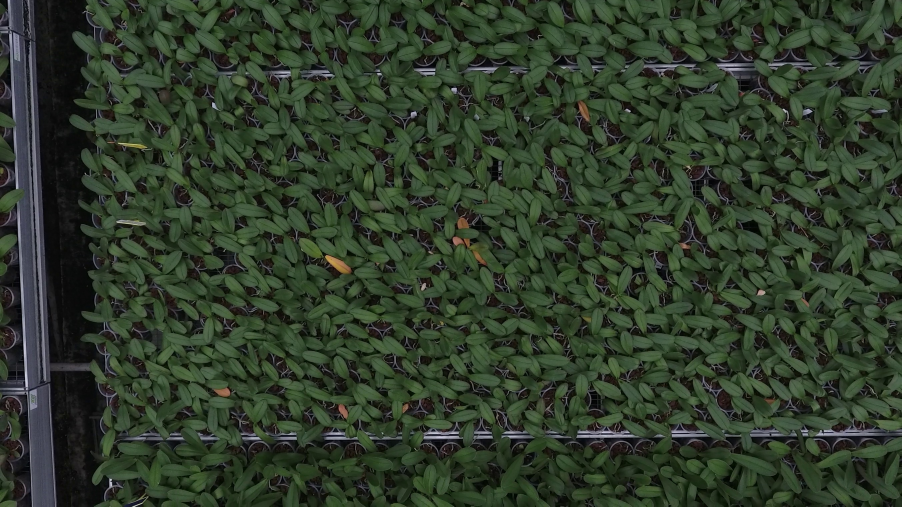
#> input picture resources/images/002.jpeg, 2704 x 1520 px (shown at 1/3 size)
$ python sick-plants-detector.py
#> lines starting #> are read from the running program, lines starting #| are printed output that depends on the picture; after the words box and inside, x2 and y2 are one past the last pixel; in counts of white or black regions, pixels touching at a corner belong together
import cv2
import glob
import copy
import numpy as np


imageScaleFactor = 45
reference_image = cv2.imread("resources/images/002.jpeg")
#> reference_image is the input picture: shape (1520, 2704, 3); mean B, G, R 42.7, 59.9, 47.3
dir = 'resources/images/0*.jpeg'

# Overall filter values to isolate for sick leaves + FPs
LABmin = np.array([68, 123, 138], np.uint8)
LABmax = np.array([255, 162, 255], np.uint8)

# Range filter values for healthy leaves
LABmin_healthy = np.array([0, 83, 124], np.uint8)
LABmax_healthy = np.array([255, 129, 188], np.uint8)
# OLD --- LABmax_healthy = np.array([192, 124, 171], np.uint8)

# Range filter values for terrain
LABmin_terrain = np.array([0, 129, 0], np.uint8)
LABmax_terrain = np.array([255, 255, 148], np.uint8)

# Range filter values for yellow leaves and tags (FPs)
HSVmin_yellow = np.array([19, 80, 174], np.uint8)
HSVmax_yellow = np.array([33, 255, 255], np.uint8)


def stackingWindows():
    """
    Stacks the 4 panels that represent the keypoints of
    the filtering pipeline

    """
    space = 50
    offset = 70
    cv2.moveWindow("Original image", space, space)
    cv2.moveWindow("Keypoints original", space, hsize + space + offset)
    cv2.moveWindow("Color matched", wsize + space, space)
    cv2.moveWindow("Keypoints Dark", wsize + space, hsize + space + offset)


# [21 lines left out: function filterInRange, not called in this run]


def filterNotInRange(frame, min, max, colorMode):
    """
    Filters the pixel that are NOT in the specified color
    range, following the specified colorMode.

    :param frame: BGR image.
    :param min: min color val.
    :param max: max color val.
    :param colorMode: Color space conversion.
    :return: filtered frame in BGR
    returns image with pixels in range

    """

    tempFrame = cv2.cvtColor(frame, colorMode)

    mask = cv2.inRange(tempFrame, min, max)

    filtered_frame = cv2.bitwise_and(frame, frame, mask=mask)

    return filtered_frame


def closing(img, kernel):
    """
    Dilatation followed by erosion, fills small holes in image
    based on kernel size.

    :param img: frame.
    :param kernel: size of the filling element.
    :return: post-processed frame.

    """
    return cv2.morphologyEx(img, cv2.MORPH_CLOSE, kernel)


def opening(img, kernel):
    """
    Erosion followed by dilatation, deletes spots on background
    based on kernel size.

    :param img: frame.
    :param kernel: size of the filling element.
    :return: post-processed frame.

    """
    return cv2.morphologyEx(img, cv2.MORPH_OPEN, kernel)


def differentialNode(input, filter):
    """
    Method that takes the

    :param input: frame.
    :param filter: what is going to be removed.
    :return: post-processed frame.

    """
    return cv2.subtract(input, filter)


def filteringEngine(original, debug=False):
    """
    Main filtering pipeline for a frame.

    :param original: frame to filter.
    :param debug: shows all intermediate steps in single panels.
    :return: post-processed frame.

    """

    processedImage1 = filterNotInRange(original, LABmin_healthy, LABmax_healthy, cv2.COLOR_BGR2LAB)
    processedImage2 = filterNotInRange(original, LABmin_terrain, LABmax_terrain, cv2.COLOR_BGR2LAB)
    # Image containing many FPs
    processedImage3 = filterNotInRange(original, HSVmin_yellow, HSVmax_yellow, cv2.COLOR_BGR2HSV)

    sum1 = cv2.add(processedImage1, processedImage2)
    sub1 = differentialNode(original, sum1)

    processedImage = filterNotInRange(sub1, LABmin, LABmax, cv2.COLOR_BGR2LAB)
    # sum2 = cv2.add(processedImage, processedImage3)

    kernel = np.ones((6, 6), np.uint8)
    temp = closing(processedImage, kernel)

    kernel = np.ones((3, 3), np.uint8)
    out = opening(temp, kernel)

    if debug:
        cv2.imshow('processedImage1', processedImage1)
        cv2.imshow('processedImage2', processedImage2)
        cv2.imshow('processedImage3', processedImage3)
        cv2.imshow('sum1', sum1)
        cv2.imshow('sub1', sub1)
        cv2.imshow('processedImage', processedImage)
        cv2.imshow('sum2', sum2)
        cv2.imshow('out', out)

    return out


def blob_detector(filtered_frame, original_frame):
    """
    Detects blobs. Uses as reference image for finding blobs filtered_frame
    and draws red circles in original frame.

    :param filtered_frame: frame post-processed.
    :param original_frame: inital frame.
    :return: returns image with circles drawn both on filtered_frame and
    original_frame.
    """

    # create a bi-color image.
    hsv = cv2.cvtColor(filtered_frame, cv2.COLOR_BGR2HSV)
    _, saturation, _ = cv2.split(hsv)
    _, thresholded = cv2.threshold(saturation, 0, 255, cv2.THRESH_BINARY + cv2.THRESH_OTSU)
    thresholded = cv2.bitwise_not(thresholded)

    # Setup SimpleBlobDetector parameters.
    params = cv2.SimpleBlobDetector_Params()

    params.filterByConvexity = False
    params.filterByInertia = False
    params.filterByArea = False
    # params.minArea = 12

    detector = cv2.SimpleBlobDetector_create(params)
    keypoints = detector.detect(thresholded)

    # Draw detected blobs as red circles.
    keypointsOriginal = cv2.drawKeypoints(original_frame, keypoints, np.array([]), (0, 0, 255),
                                          cv2.DRAW_MATCHES_FLAGS_DRAW_RICH_KEYPOINTS)
    keypointsDark = cv2.drawKeypoints(filtered_frame, keypoints, np.array([]), (0, 0, 255),
                                            cv2.DRAW_MATCHES_FLAGS_DRAW_RICH_KEYPOINTS)

    return keypointsOriginal, keypointsDark


def color_transfer(source, target, clip=True, preserve_paper=True):
    """
    Transfers the color distribution from the source to the target
    image using the mean and standard deviations of the L*a*b*
    color space.
    This implementation is (loosely) based on to the "Color Transfer
    between Images" paper by Reinhard et al., 2001.
    Parameters:
    -------
    source: NumPy array
        OpenCV image in BGR color space (the source image)
    target: NumPy array
        OpenCV image in BGR color space (the target image)
    clip: Should components of L*a*b* image be scaled by np.clip before
        converting back to BGR color space?
        If False then components will be min-max scaled appropriately.
        Clipping will keep target image brightness truer to the input.
        Scaling will adjust image brightness to avoid washed out portions
        in the resulting color transfer that can be caused by clipping.
    preserve_paper: Should color transfer strictly follow methodology
        layed out in original paper? The method does not always produce
        aesthetically pleasing results.
        If False then L*a*b* components will scaled using the reciprocal of
        the scaling factor proposed in the paper.  This method seems to produce
        more consistently aesthetically pleasing results
    Returns:
    -------
    transfer: NumPy array
        OpenCV image (w, h, 3) NumPy array (uint8)

    """
    # convert the images from the RGB to L*ab* color space, being
    # sure to utilizing the floating point data type (note: OpenCV
    # expects floats to be 32-bit, so use that instead of 64-bit)
    source = cv2.cvtColor(source, cv2.COLOR_BGR2LAB).astype("float32")
    target = cv2.cvtColor(target, cv2.COLOR_BGR2LAB).astype("float32")

    # compute color statistics for the source and target images
    (lMeanSrc, lStdSrc, aMeanSrc, aStdSrc, bMeanSrc, bStdSrc) = image_stats(source)
    (lMeanTar, lStdTar, aMeanTar, aStdTar, bMeanTar, bStdTar) = image_stats(target)

    # subtract the means from the target image
    (l, a, b) = cv2.split(target)
    l -= lMeanTar
    a -= aMeanTar
    b -= bMeanTar

    if preserve_paper:
        # scale by the standard deviations using paper proposed factor
        l = (lStdTar / lStdSrc) * l
        a = (aStdTar / aStdSrc) * a
        b = (bStdTar / bStdSrc) * b
    else:
        # scale by the standard deviations using reciprocal of paper proposed factor
        l = (lStdSrc / lStdTar) * l
        a = (aStdSrc / aStdTar) * a
        b = (bStdSrc / bStdTar) * b

    # add in the source mean
    l += lMeanSrc
    a += aMeanSrc
    b += bMeanSrc

    # clip/scale the pixel intensities to [0, 255] if they fall
    # outside this range
    l = _scale_array(l, clip=clip)
    a = _scale_array(a, clip=clip)
    b = _scale_array(b, clip=clip)

    # merge the channels together and convert back to the RGB color
    # space, being sure to utilize the 8-bit unsigned integer data
    # type
    transfer = cv2.merge([l, a, b])
    transfer = cv2.cvtColor(transfer.astype("uint8"), cv2.COLOR_LAB2BGR)

    # return the color transferred image
    return transfer


def image_stats(image):
    """
    Parameters:
    -------
    image: NumPy array
        OpenCV image in L*a*b* color space
    Returns:
    -------
    Tuple of mean and standard deviations for the L*, a*, and b*
    channels, respectively

    """
    # compute the mean and standard deviation of each channel
    (l, a, b) = cv2.split(image)
    (lMean, lStd) = (l.mean(), l.std())
    (aMean, aStd) = (a.mean(), a.std())
    (bMean, bStd) = (b.mean(), b.std())

    # return the color statistics
    return (lMean, lStd, aMean, aStd, bMean, bStd)


# [27 lines left out: function _min_max_scale, not called in this run]


def _scale_array(arr, clip=True):
    """
    Trim NumPy array values to be in [0, 255] range with option of
    clipping or scaling.
    Parameters:
    -------
    arr: array to be trimmed to [0, 255] range
    clip: should array be scaled by np.clip? if False then input
        array will be min-max scaled to range
        [max([arr.min(), 0]), min([arr.max(), 255])]
    Returns:
    -------
    NumPy array that has been scaled to be in [0, 255] range
    """
    if clip:
        scaled = np.clip(arr, 0, 255)
    else:
        scale_range = (max([arr.min(), 0]), min([arr.max(), 255]))
        scaled = _min_max_scale(arr, new_range=scale_range)

    return scaled


if __name__ == '__main__':

    # Get the filename from the command line
    files = glob.glob(dir)
    files.sort()

    # load the image
    original = cv2.imread(files[0])
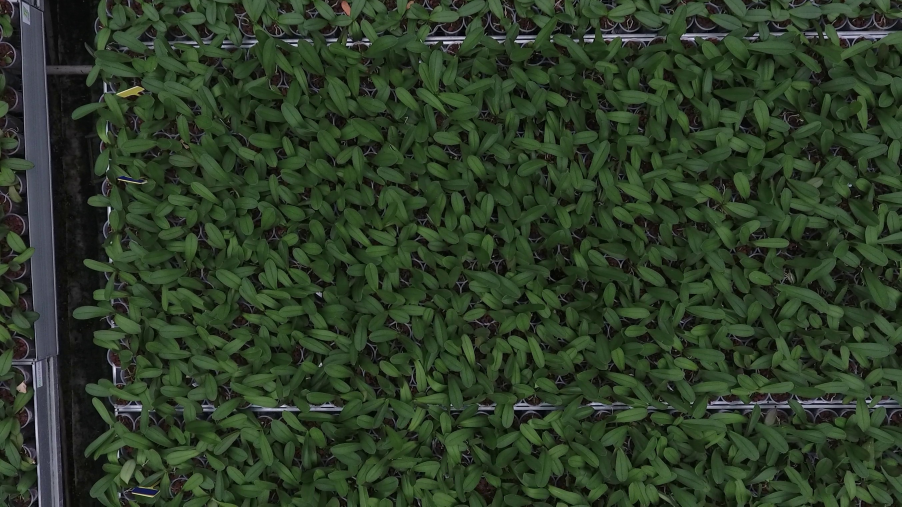
#> input picture resources/images/001.jpeg, 2704 x 1520 px (shown at 1/3 size)
#> original is the input picture: shape (1520, 2704, 3); mean B, G, R 39.1, 59.7, 44.6

    # Resize the image (16:9)
    hsize = 9 * imageScaleFactor
    wsize = 16 * imageScaleFactor
    original = cv2.resize(original, (wsize, hsize))
#> original: shape (405, 720, 3)

    i = 0
    while 1:

        color_corrected = color_transfer(reference_image, original)
#> in color_transfer, `target = cv2.cvtColor(target, cv2.COLOR_BGR2LAB).astype("float32")`:
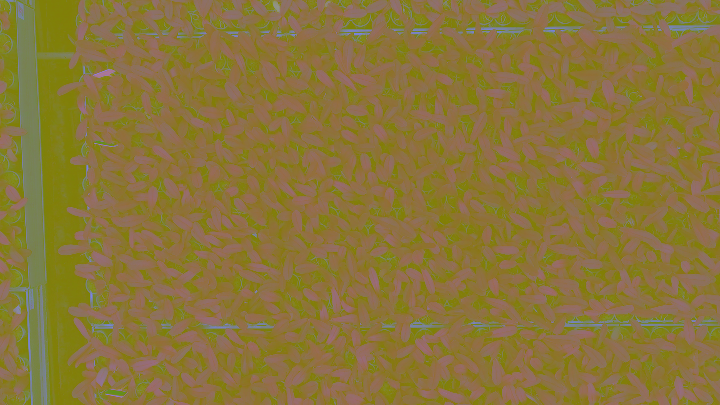
#> target: shape (405, 720, 3) float32; mean of channels 0, 1, 2 58.7, 117.6, 138.4; drawn as B, G, R
#> in image_stats, `(lMean, lStd) = (l.mean(), l.std())`: lMean = 59.73; lStd = 31.14
#> in image_stats, `(aMean, aStd) = (a.mean(), a.std())`: aMean = 119.3; aStd = 6.17
#> in image_stats, `(bMean, bStd) = (b.mean(), b.std())`: bMean = 136.6; bStd = 6.47
#> in color_transfer, `(lMeanSrc, lStdSrc, aMeanSrc, aStdSrc, bMeanSrc, bStdSrc) = image_stat..`: lMeanSrc = 59.73; lStdSrc = 31.14; aMeanSrc = 119.3; aStdSrc = 6.17; bMeanSrc = 136.6; bStdSrc = 6.47
#> in image_stats (call 2), `(l, a, b) = cv2.split(image)`:
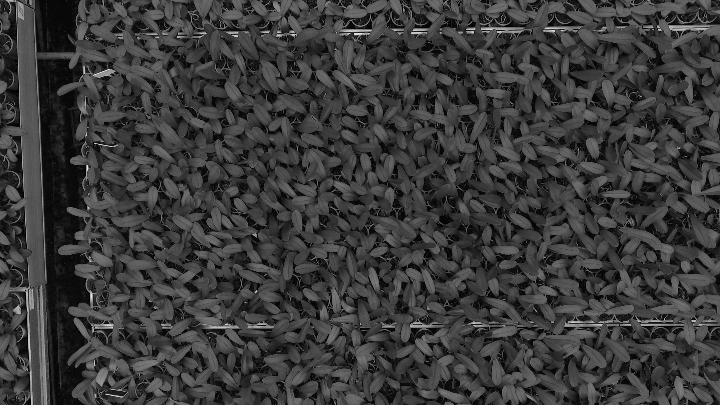
#> l: shape (405, 720) float32; min 0, max 233, mean 58.7
#> in image_stats (call 2), `(l, a, b) = cv2.split(image)`:
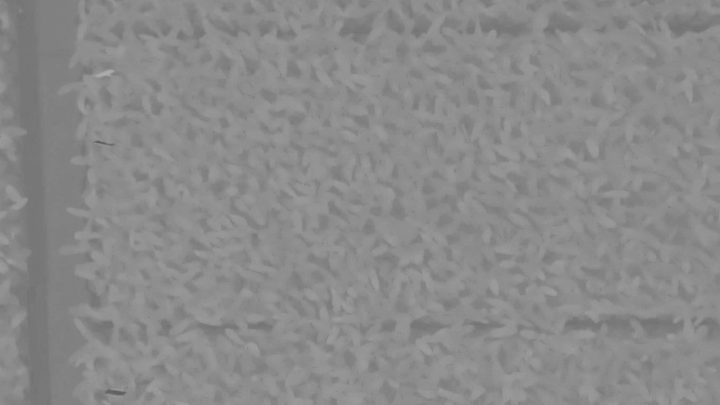
#> b: shape (405, 720) float32; min 91, max 172, mean 138.4
#> in image_stats (call 2), `(lMean, lStd) = (l.mean(), l.std())`: lMean = 58.68; lStd = 29.8
#> in image_stats (call 2), `(aMean, aStd) = (a.mean(), a.std())`: aMean = 117.6; aStd = 6.63
#> in image_stats (call 2), `(bMean, bStd) = (b.mean(), b.std())`: bMean = 138.4; bStd = 7.27
#> in color_transfer, `(lMeanTar, lStdTar, aMeanTar, aStdTar, bMeanTar, bStdTar) = image_stat..`: lMeanTar = 58.68; lStdTar = 29.8; aMeanTar = 117.6; aStdTar = 6.63; bMeanTar = 138.4; bStdTar = 7.27
#> in color_transfer, `a -= aMeanTar`:
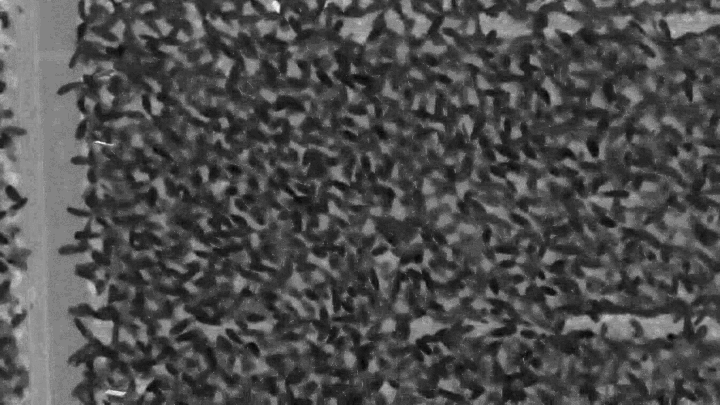
#> a: shape (405, 720) float32; min -14.61, max 33.39, mean 0; drawn with min black and max white
        processedImage = filteringEngine(color_corrected)
#> in filterNotInRange, `tempFrame = cv2.cvtColor(frame, colorMode)`: tempFrame: shape (405, 720, 3); mean of channels 0, 1, 2 59.3, 118.8, 136.2
#> in filterNotInRange, `mask = cv2.inRange(tempFrame, min, max)`:
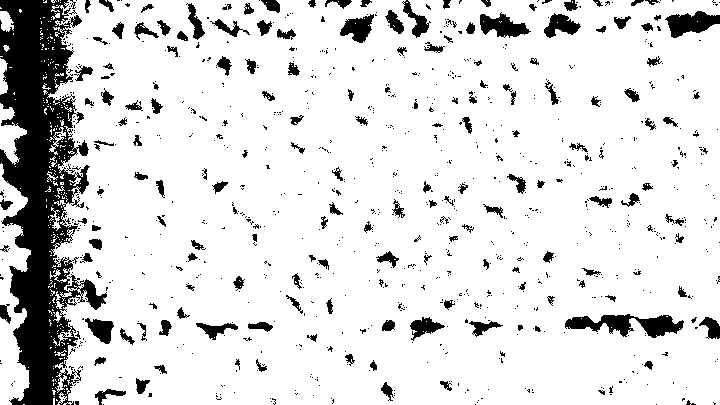
#> mask: shape (405, 720); 86.4% white; 928 black regions (755 under 20 px), largest, box (x1, y1, x2, y2) and area: (0, 0, 107, 405) 21174, (565, 314, 684, 338) 1458, (665, 11, 720, 38) 880
#> in filterNotInRange (call 2), `mask = cv2.inRange(tempFrame, min, max)`: mask: shape (405, 720); 13.9% white; 859 white regions (678 under 20 px), largest, box (x1, y1, x2, y2) and area: (0, 0, 108, 405) 21701, (665, 11, 720, 38) 863, (565, 314, 634, 338) 801
#> call 3 of filterNotInRange, with min = array of shape (3,), max = array of shape (3,), colorMode = 40
#> in filterNotInRange (call 3), `tempFrame = cv2.cvtColor(frame, colorMode)`: tempFrame: shape (405, 720, 3); mean H, S, V 66.2, 85.4, 61.5
#> in filterNotInRange (call 3), `mask = cv2.inRange(tempFrame, min, max)`:
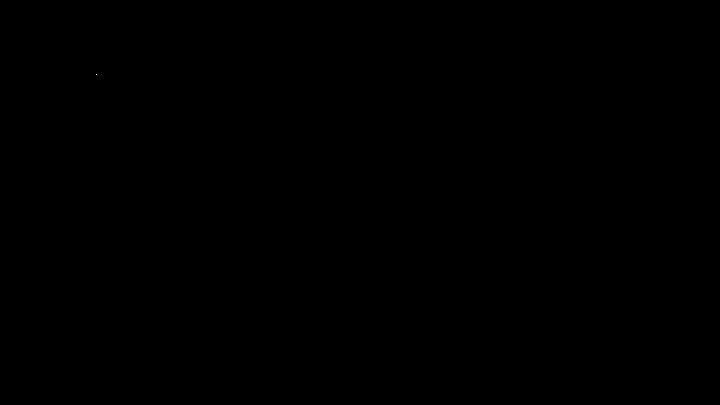
#> mask: shape (405, 720); 0% white in thin lines or dots, all inside (x1, y1, x2, y2) = (96, 74, 97, 75)
#> in filterNotInRange (call 4), `tempFrame = cv2.cvtColor(frame, colorMode)`: tempFrame: shape (405, 720, 3); mean of channels 0, 1, 2 0.3, 128, 128
#> in filterNotInRange (call 4), `mask = cv2.inRange(tempFrame, min, max)`: mask: shape (405, 720); every value is 0
#> in filterNotInRange (call 4), `filtered_frame = cv2.bitwise_and(frame, frame, mask=mask)`: filtered_frame: shape (405, 720, 3); every value is 0

        # deep copies of Original image and and processedImage
        temp = copy.deepcopy(original)
        temp1 = copy.deepcopy(processedImage)

        keypointsOriginal, keypointsDark = blob_detector(temp1, original)
#> in blob_detector, `thresholded = cv2.bitwise_not(thresholded)`: thresholded: shape (405, 720); every value is 255
#> in blob_detector, `keypoints = detector.detect(thresholded)`: keypoints = ()

        cv2.imshow('Original image', original)
        cv2.imshow('Keypoints original', keypointsOriginal)
        cv2.imshow("Color matched", color_corrected)
        cv2.imshow("Keypoints Dark", keypointsDark)
        stackingWindows()

        k = cv2.waitKey(1) & 0xFF
#> (key Esc is pressed here)

        # check next image in folder - update "original" image
        if k == ord('n'):
            i += 1
            original = cv2.imread(files[i % len(files)])
            original = cv2.resize(original, (wsize, hsize))

        # check previous image in folder  - update "original" image
        elif k == ord('p'):
            i -= 1
            original = cv2.imread(files[i % len(files)])
            original = cv2.resize(original, (wsize, hsize))

        # Close all windows when 'esc' key is pressed
        elif k == 27:
            break

    cv2.destroyAllWindows()
